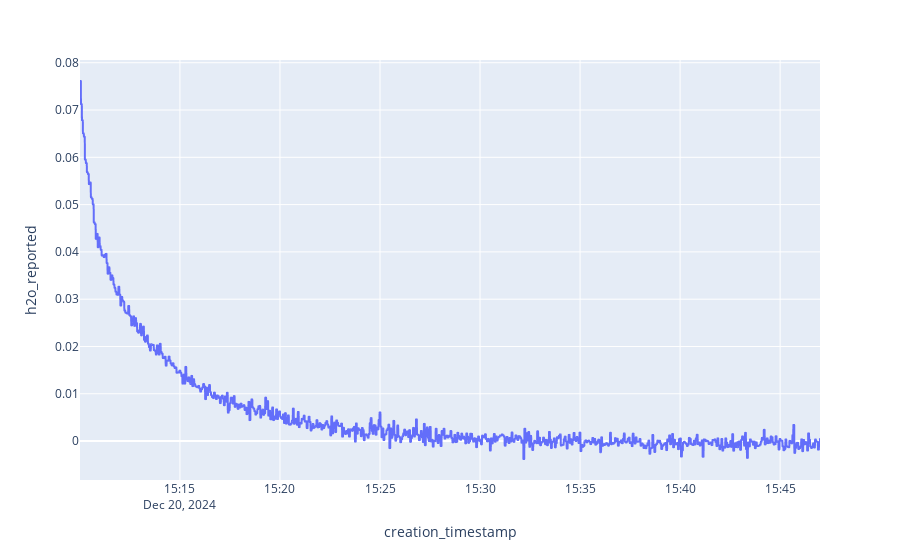
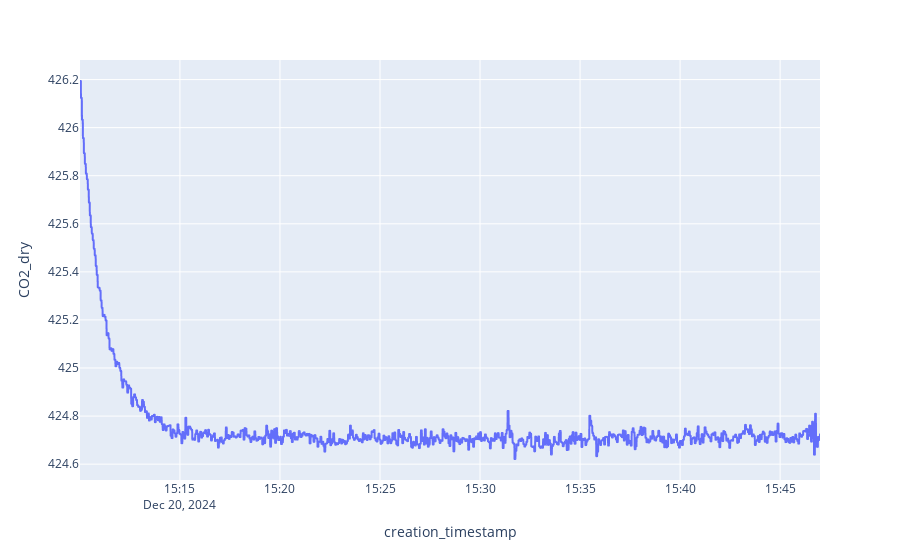
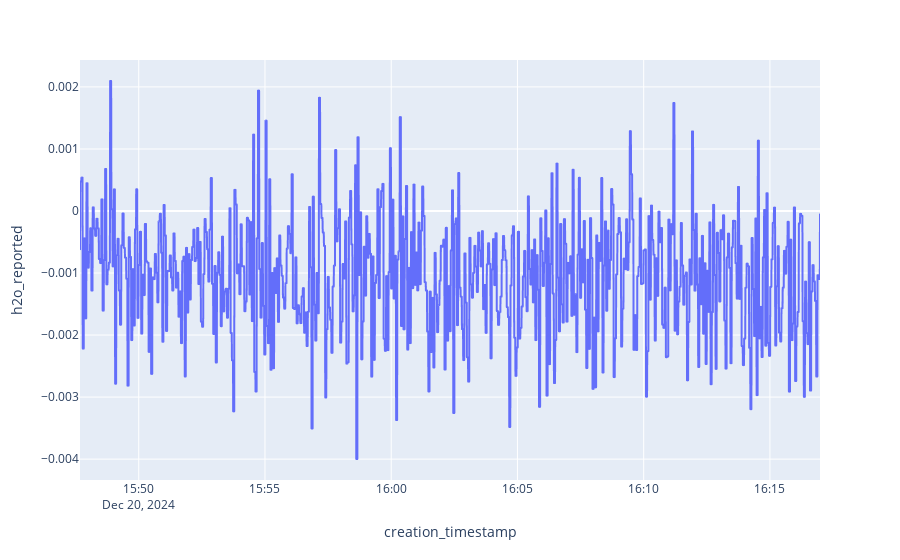
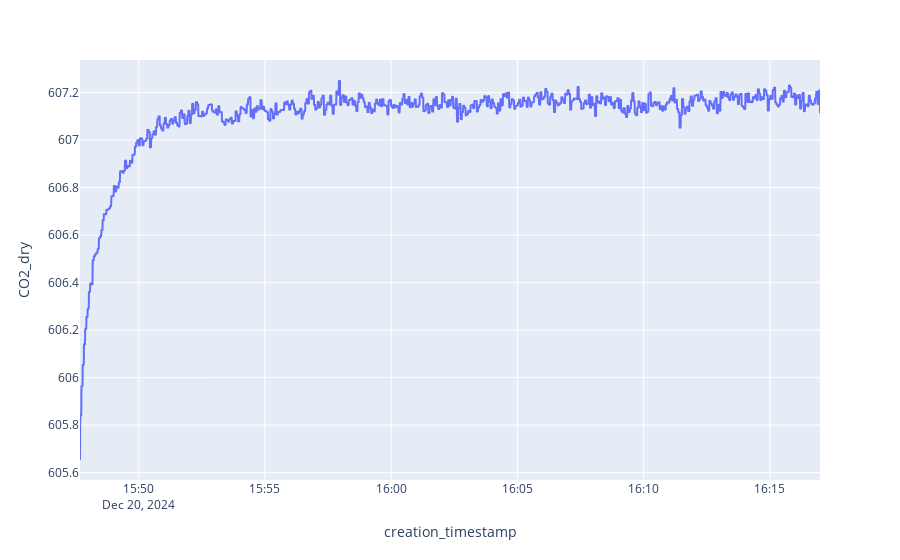

Write notebook code for charts like these, in order.
### Code cell
# 20.12.2024 DWD Picarro

low_start_date = datetime(2024, 12, 20, 15, 10, 0).replace(tzinfo=timezone.utc)
low_end_date = datetime(2024, 12, 20, 15, 47, 0).replace(tzinfo=timezone.utc)

high_start_date = datetime(2024, 12, 20, 15, 47, 40).replace(tzinfo=timezone.utc)
high_end_date = datetime(2024, 12, 20, 16, 17, 0).replace(tzinfo=timezone.utc)

median_bottle_1, median_bottle_2, slope, intercept = process_two_point_picarro_calibration(df_p_413, low_start_date, low_end_date, high_start_date, high_end_date, plot=True)

df = add_row(df, datetime(2024, 12, 20, 17, 17, 0).replace(tzinfo=timezone.utc), 413 , median_bottle_1, median_bottle_2, slope, intercept)

### Figure 1 — Plotly figure (JSON) as saved in the notebook; plotly's stock layout.template omitted (floating-point values rounded to 4 significant figures; data arrays with more than 128 entries replaced by an {"elided": "..."} marker saying what was removed)
{"data": [{"hovertemplate": "creation_timestamp=%{x}<br>h2o_reported=%{y}<extra></extra>", "legendgroup": "", "line": {"color": "#636efa", "dash": "solid"}, "marker": {"symbol": "circle"}, "mode": "lines", "name": "", "showlegend": false, "type": "scattergl", "x": {"elided": "2254 str values"}, "xaxis": "x", "y": {"elided": "2254 float values"}, "yaxis": "y"}], "layout": {"legend": {"tracegroupgap": 0}, "margin": {"t": 60}, "xaxis": {"anchor": "y", "domain": [0, 1], "title": {"text": "creation_timestamp"}}, "yaxis": {"anchor": "x", "domain": [0, 1], "title": {"text": "h2o_reported"}}}}

### Figure 2 — Plotly figure (JSON) as saved in the notebook; plotly's stock layout.template omitted (floating-point values rounded to 4 significant figures; data arrays with more than 128 entries replaced by an {"elided": "..."} marker saying what was removed)
{"data": [{"hovertemplate": "creation_timestamp=%{x}<br>CO2_dry=%{y}<extra></extra>", "legendgroup": "", "line": {"color": "#636efa", "dash": "solid"}, "marker": {"symbol": "circle"}, "mode": "lines", "name": "", "showlegend": false, "type": "scattergl", "x": {"elided": "2254 str values"}, "xaxis": "x", "y": {"elided": "2254 float values"}, "yaxis": "y"}], "layout": {"legend": {"tracegroupgap": 0}, "margin": {"t": 60}, "xaxis": {"anchor": "y", "domain": [0, 1], "title": {"text": "creation_timestamp"}}, "yaxis": {"anchor": "x", "domain": [0, 1], "title": {"text": "CO2_dry"}}}}

### Figure 3 — Plotly figure (JSON) as saved in the notebook; plotly's stock layout.template omitted (floating-point values rounded to 4 significant figures; data arrays with more than 128 entries replaced by an {"elided": "..."} marker saying what was removed)
{"data": [{"hovertemplate": "creation_timestamp=%{x}<br>h2o_reported=%{y}<extra></extra>", "legendgroup": "", "line": {"color": "#636efa", "dash": "solid"}, "marker": {"symbol": "circle"}, "mode": "lines", "name": "", "showlegend": false, "type": "scattergl", "x": {"elided": "1787 str values"}, "xaxis": "x", "y": {"elided": "1787 float values"}, "yaxis": "y"}], "layout": {"legend": {"tracegroupgap": 0}, "margin": {"t": 60}, "xaxis": {"anchor": "y", "domain": [0, 1], "title": {"text": "creation_timestamp"}}, "yaxis": {"anchor": "x", "domain": [0, 1], "title": {"text": "h2o_reported"}}}}

### Figure 4 — Plotly figure (JSON) as saved in the notebook; plotly's stock layout.template omitted (floating-point values rounded to 4 significant figures; data arrays with more than 128 entries replaced by an {"elided": "..."} marker saying what was removed)
{"data": [{"hovertemplate": "creation_timestamp=%{x}<br>CO2_dry=%{y}<extra></extra>", "legendgroup": "", "line": {"color": "#636efa", "dash": "solid"}, "marker": {"symbol": "circle"}, "mode": "lines", "name": "", "showlegend": false, "type": "scattergl", "x": {"elided": "1787 str values"}, "xaxis": "x", "y": {"elided": "1787 float values"}, "yaxis": "y"}], "layout": {"legend": {"tracegroupgap": 0}, "margin": {"t": 60}, "xaxis": {"anchor": "y", "domain": [0, 1], "title": {"text": "creation_timestamp"}}, "yaxis": {"anchor": "x", "domain": [0, 1], "title": {"text": "CO2_dry"}}}}
